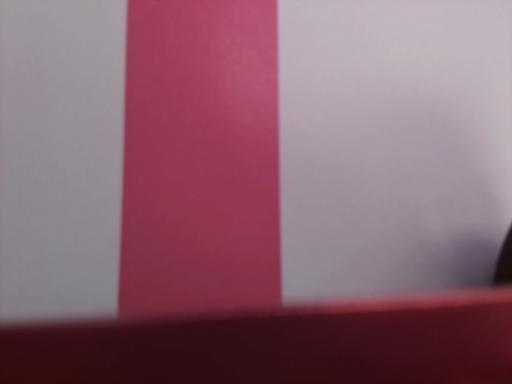
#> input picture bobby_final_programs/Home Computer/red1.jpg, 512 x 384 px
$ python red_line_finder.py   (Python 2 division)
#> lines starting #> are read from the running program, lines starting #| are printed output that depends on the picture; after the words box and inside, x2 and y2 are one past the last pixel; in counts of white or black regions, pixels touching at a corner belong together
# RedBallTracker.py

import cv2
import numpy as np
import os


###################################################################################################
def main():
    filename = "red1.jpg"

    imgOriginal = cv2.imread(filename)  # read frame
#> imgOriginal is the input picture: shape (384, 512, 3); mean B, G, R 112.2, 99.4, 137.4

    if imgOriginal is None:  # if frame was not read successfully
        print "error: frame not read right\n"  # print error message to std out
        os.system("pause")  # pause until user presses a key so user can see error message
        return  # exit while loop (which exits program)

    imgHSV = cv2.cvtColor(imgOriginal, cv2.COLOR_BGR2HSV)
#> imgHSV: shape (384, 512, 3); mean H, S, V 162.8, 86.3, 137.5

    lower_red = np.array([0, 50, 50])
    upper_red = np.array([10, 255, 255])
    mask1 = cv2.inRange(imgHSV, lower_red, upper_red)
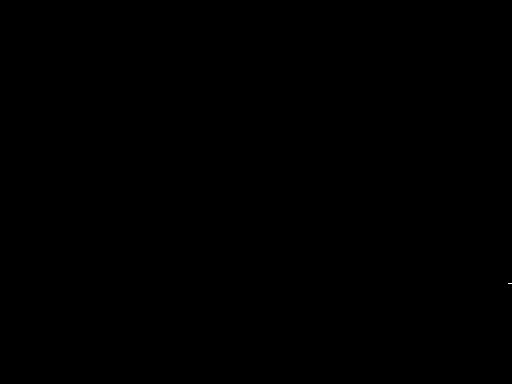
#> mask1: shape (384, 512); 0% white in thin lines or dots, all inside (x1, y1, x2, y2) = (508, 283, 512, 284)

    lower_red = np.array([170, 50, 50])
    upper_red = np.array([180, 255, 255])
    mask2 = cv2.inRange(imgHSV, lower_red, upper_red)
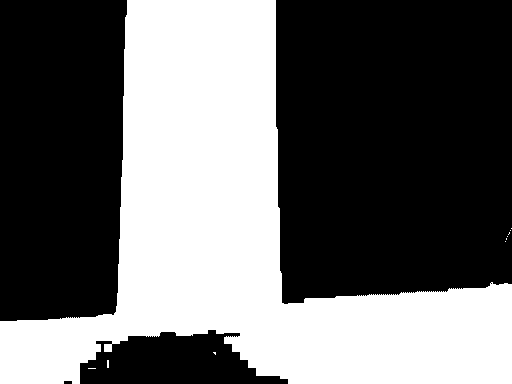
#> mask2: shape (384, 512); 41.5% white; 10 white regions (9 under 20 px), largest, box (x1, y1, x2, y2) and area: (0, 0, 512, 384) 81632

    mask = mask1 + mask2
#> mask: shape (384, 512); 41.5% white; 10 white regions (9 under 20 px), largest, box (x1, y1, x2, y2) and area: (0, 0, 512, 384) 81636
    output_img = imgOriginal.copy()
    output_img[np.where(mask == 0)] = 0
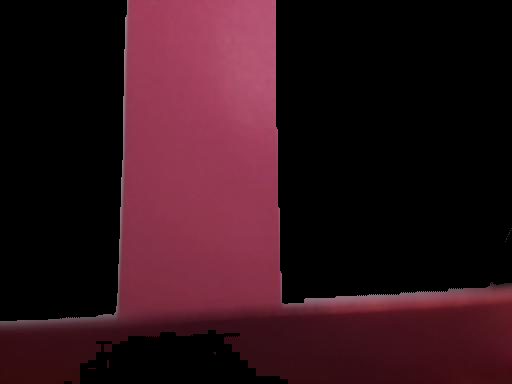
#> output_img: shape (384, 512, 3); mean B, G, R 26.4, 18.7, 49

    output_hsv = imgHSV.copy()
    output_hsv[np.where(mask == 0)] = 0
#> output_hsv: shape (384, 512, 3); mean H, S, V 71.8, 68.2, 49

    cv2.namedWindow("red 1", cv2.WINDOW_AUTOSIZE)
    cv2.namedWindow("red 2", cv2.WINDOW_AUTOSIZE)
    cv2.namedWindow("original", cv2.WINDOW_AUTOSIZE)

    cv2.imshow("red 1", output_hsv)
    cv2.imshow("red 2", output_img)
    cv2.imshow("original", imgOriginal)

    #######################################

    im_gray= cv2.cvtColor(output_hsv,cv2.COLOR_BGR2GRAY )
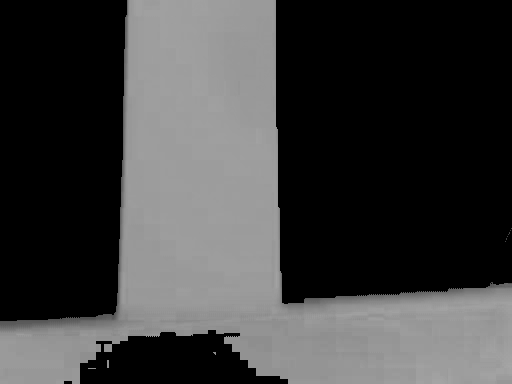
#> im_gray: shape (384, 512); min 0, max 166, mean 62.8
    (thresh, im_bw) = cv2.threshold(im_gray, 128, 255, cv2.THRESH_BINARY | cv2.THRESH_OTSU)
#> thresh = 70
    thresh = 75  # adjust for preference
    im_bw = cv2.threshold(im_gray, thresh, 255, cv2.THRESH_BINARY)[1]

    im_bw=abs(255-im_bw)

    cv2.imshow("bw", im_bw)
    cv2.imshow("gray scale", im_gray)

    #######################################

    cv2.waitKey()
    cv2.destroyAllWindows()

    return


###################################################################################################
if __name__ == "__main__":
    main()
